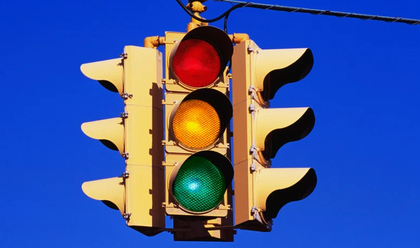
%> input picture test3.png, 420 x 248 px, shrunk from 788 x 466 before the run
$ octave 22_traffic06.m   (GNU Octave 9; MATLAB toolbox functions it lacks are replaced by stand-ins)
%> lines starting %> are read from the running program, lines starting %| are printed output that depends on the picture; in (x1, y1, x2, y2) boxes, pixels count from 0 and x2, y2 are one past the last pixel; in counts of white or black regions, pixels touching at a corner belong together; the program's own positions count from 1
%> further down, img is the input picture: size 248x420x3 uint8; mean R, G, B 62, 84.8, 158.2
### NoiseRemovals.m
function NoiseRemoval = NoiseRemovals(img)
varsize = size(img);
%> varsize = [248 420 3]
imgz = double(img);
noiseRemoval = imgz;

for i = 1+1:varsize(1)-1;
  for j = 1+1:varsize(2)-1;
    noiseRemoval(i,j) =(imgz(i-1,j-1)+imgz(i,j-1)+imgz(i+1,j-1)...
                      +imgz(i-1,j)+imgz(i,j)+imgz(i+1,j)...
                      +imgz(i-1,j+1)+imgz(i,j+1)+imgz(i+1,j+1))/9;
  endfor
endfor
NoiseRemoval =  uint8(round(noiseRemoval));
endfunction

### 22_traffic06.m
clc
clear all

pkg load image


img = imread("test3.png");
img = NoiseRemovals(img);
[nrow,ncol,color] = size(img);
%> nrow = 248; ncol = 420; color = 3
figure(1)
imshow(img)

threshold = 150/255;
g_img = img(:,:,1);
bw_img_green = im2bw(g_img,threshold);
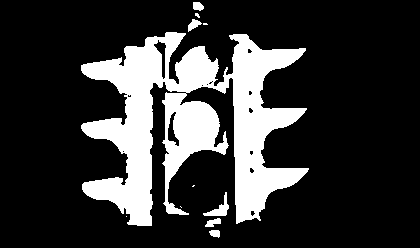
%> bw_img_green: size 248x420 logical; 20.7% white; 11 white regions (5 under 20 px), largest, box (x1, y1, x2, y2) and area: (81, 32, 309, 226) 21000, (203, 192, 229, 216) 214, (188, 19, 202, 32) 93, (205, 218, 221, 227) 89, (193, 2, 204, 11) 78, (209, 230, 220, 238) 67

g_img = img(:,:,2);
bw_img_red = im2bw(g_img,threshold);
%> bw_img_red: size 248x420 logical; 14.9% white; 122 white regions (104 under 20 px), largest, box (x1, y1, x2, y2) and area: (80, 36, 164, 227) 7542, (234, 33, 310, 221) 4787, (176, 110, 211, 140) 485

g_img = img(:,:,3);
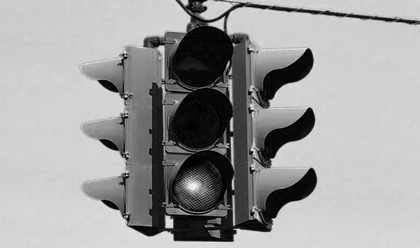
%> g_img: size 248x420 uint8; min 0, max 255, mean 158.2
bw_img_yellow = im2bw(g_img,threshold);
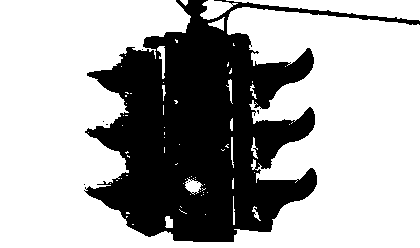
%> bw_img_yellow: size 248x420 logical; 66.8% white; 8 black regions (7 under 20 px), largest, box (x1, y1, x2, y2) and area: (84, 0, 420, 242) 34611

figure(2)
subplot(1,3,1)
imshow(bw_img_green)
title("green")

subplot(1,3,2)
imshow(bw_img_red)
title("red")

subplot(1,3,3)
imshow(bw_img_red)
title("yellow")

color_img_green = zeros(nrow,ncol,color);
color_img_red = zeros(nrow,ncol,color);
color_img_yellow = zeros(nrow,ncol,color);


for i = 1:nrow
  for j = 1:ncol
    if bw_img_green(i,j) == 0
      color_img_green(i,j,:) = img(i,j,:);
    endif
    if bw_img_red(i,j) == 0
      color_img_red(i,j,:) = img(i,j,:);
    endif
    if bw_img_red(i,j) == 1 && bw_img_green(i,j) == 1 && bw_img_yellow(i,j) == 0
      color_img_yellow(i,j,:) = img(i,j,:);
    endif
  endfor
endfor
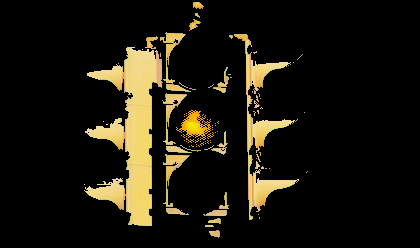
%> color_img_yellow: size 248x420x3 double; mean R, G, B 26.6, 23.1, 12.9

color_img_green = uint8(color_img_green);
%> color_img_green: size 248x420x3 uint8
color_img_red = uint8(color_img_red);
%> color_img_red: size 248x420x3 uint8
color_img_yellow = uint8(color_img_yellow);
%> color_img_yellow: size 248x420x3 uint8
figure(3)
subplot(2,2,1)
imshow(img)
subplot(2,2,2)
imshow(color_img_green)
subplot(2,2,3)
imshow(color_img_red)
subplot(2,2,4)
imshow(color_img_yellow)

[centers,radii] = imfindcircles(color_img_green,[40 120]);
%> centers = [210.5 124.5]; radii = 47.49
figure(4)
imshow(img)
viscircles(centers,radii)
title("detected green")
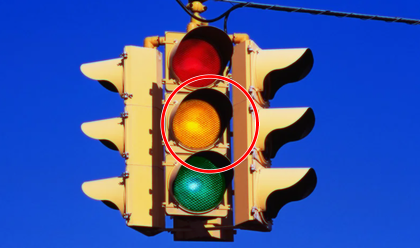
%> figure redrawn from the program's plot data; its title reads 'detected green'

[centers,radii] = imfindcircles(color_img_red,[40 120]);
%> radii = 47.51
figure(5)
imshow(img)
viscircles(centers,radii)
title("detected red")
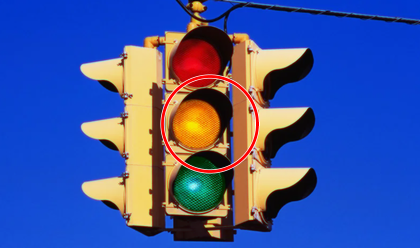
%> figure redrawn from the program's plot data; its title reads 'detected red'

[centers,radii] = imfindcircles(color_img_yellow,[40 120]);
%> radii = 108.4
figure(6)
imshow(img)
viscircles(centers,radii)
title("detected yellow")
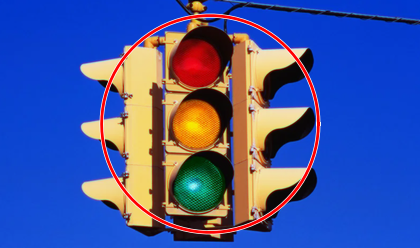
%> figure redrawn from the program's plot data; its title reads 'detected yellow'
